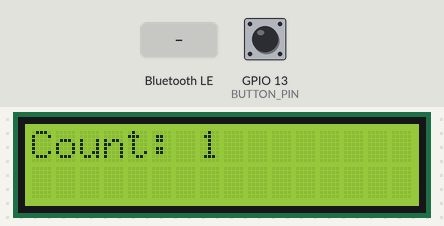
Bench run of a sketch on a simulated ESP32. On the bench: 16×2 character LCD. Inputs (shaded band) come from the test bench; at power-on: GPIO 13 (BUTTON_PIN) HIGH. Nothing arrives over Bluetooth unless stated; a phone connects over Bluetooth LE 3 s after start.

Above: at 1.2 s.
1.3 s: GPIO 13 (BUTTON_PIN) pulled LOW for 0.15 s
At 2.4 s:
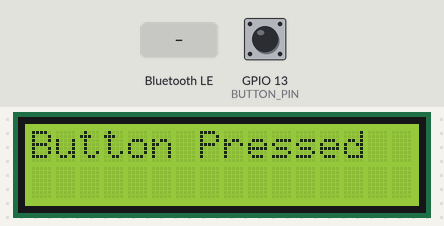
4.4 s: Bluetooth LE write "1" received
At 5.3 s:
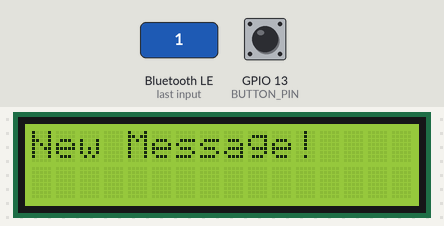
7.4 s: GPIO 13 (BUTTON_PIN) pulled LOW for 1 s
At 8.2 s:
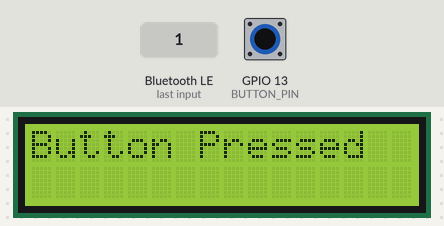
Timing chart, 0 to 10.4 s (numbered marks = the images above; inputs shaded):
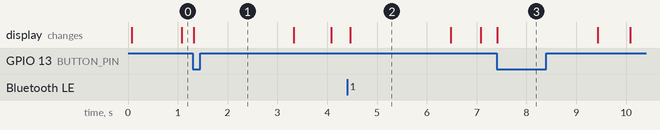

The sketch:

Kalisi_EE590_Lab4_BLE.ino
```cpp
/**
 * @file EE_590_Lab4_BLE.ino
 *
 * @mainpage EE 590 Lab 4 BLE
 *
 * @section description Description
 * This sketch holds the implementation corresponding to the Lab document for task 3.
 * Lab 4 arduino ESP 32 File.
 *
 * @section circuit Circuit
 * - LCD connected to SDA an SCL at pin 20 and 21.
 * - Button connected to pin 13
 *
 * @section libraries Libraries
 * - arduino-esp32 (https://github.com/espressif/arduino-esp32)
 * - Arduino BLE
 * - Wire
 * - LiquidCrystal_I2C
 *
 * @section notes Notes
 * - Comments are Doxygen compatible.
 *
 * @section date DATE
 * 05/25/25
 *
 * @section author Author
 * Last Modified by Sai Jayanth Kalisi on 05/25/2025.
 */
#include <BLE2902.h>            ///< Required for BLE handling which Device, Utils and Server file to use, since i have a few files called such, requires to be first
#include <BLEDevice.h>          ///< Required for BLE Device handling
#include <BLEUtils.h>           ///< Required for BLE
#include <BLEServer.h>          ///< Required for BLE Server Handling
#include "Wire.h"               ///< Required for I2C
#include <LiquidCrystal_I2C.h>  ///< Required for quick LCD handling

// ========== CONSTS and DEFINEs =========== //
// Generate random Service and Characteristic UUIDs: https://www.uuidgenerator.net/

#define SERVICE_UUID        "abac6fe4-7fce-47a5-bc1b-85f92ecd786b" ///< Service UUID
#define CHARACTERISTIC_UUID "d7b62563-544f-4e33-9251-f29577256ead" ///< Characteristic UUID
#define BUTTON_PIN 13                                              ///< Push Button Pin

// ========== GLOBALs =========== //
LiquidCrystal_I2C lcd(0x27, 16, 2); ///< LCD Pre-initialization

volatile bool newMessageReceived = false; //< Checks if new message has been received from the BLE
hw_timer_t * timer = NULL; ///< timer pre-initialized to null. Will be updated in setup
portMUX_TYPE timerMux = portMUX_INITIALIZER_UNLOCKED; ///< Assuming we need a mutex for timer stuff. Asked Gokul. Said should be fine

volatile unsigned long counter = 0;     ///< current count
volatile bool updateDisplay = true;     ///< whether to update the display, flag
volatile bool buttonInterrupt = false;  ///< whether an interrupt took place with regard to buttons, flag
volatile bool bleInterrupt = false;     ///< whether an interrupt took place with regard to ble, flag

// ========== ISRs =========== //
// ==============> TODO: Write your timer ISR here.

/**
 * Name: onTimer
 * @brief ISR to handle counter update on timer interrupt call
 * @details enters mutex, ensures counter cannot be updated by anything else. updates it and then exits.
 */
void IRAM_ATTR onTimer() {
  portENTER_CRITICAL_ISR(&timerMux);
  if (updateDisplay) counter++;
  portEXIT_CRITICAL_ISR(&timerMux);
}

// ==============> TODO: Create an ISR function to handle button press here.
/**
 * Name: onButtonPress
 * @brief ISR to handle button press flag setting on button interrupt call
 */
void IRAM_ATTR onButtonPress() {
  buttonInterrupt = true;
}

// ========== CLASSs =========== //
/**
 * Name: onWrite
 * @brief Callback from BLE if written, will set flag to true. Used as ISR
 */
class MyCallbacks: public BLECharacteristicCallbacks {
   void onWrite(BLECharacteristic *pCharacteristic) {
     // =========> TODO: This callback function will be invoked when signal is
     // 		     received over BLE. Implement the necessary functionality that
     //		     will trigger the message to the LCD.
     bleInterrupt = true;
   }
};

/**
 * Name: setup
 * @brief sets up bluetooth, LCD, timer and button
 * @details sets up bluetooth with given name, as expected in the Lab 4 documentation
 */
void setup() {
  BLEDevice::init("SJK_ESP32");
  BLEServer *pServer = BLEDevice::createServer();
  BLEService *pService = pServer->createService(SERVICE_UUID);
  BLECharacteristic *pCharacteristic = pService->createCharacteristic(CHARACTERISTIC_UUID, BLECharacteristic::PROPERTY_READ | BLECharacteristic::PROPERTY_WRITE);

  pCharacteristic->setCallbacks(new MyCallbacks());
  pService->start();
  BLEAdvertising *pAdvertising = pServer->getAdvertising();
  pAdvertising->start();

   // =========> TODO: Initialize LCD display
  Wire.begin(20, 21);
  lcd.init();
  lcd.clear();
  lcd.backlight();
  lcd.setCursor(0, 0);

   // =========> TODO: create a timer, attach an interrupt, set an alarm which will
   //                  update the counter every second.
  timer = timerBegin(100000);
  timerAttachInterrupt(timer, &onTimer);
  timerAlarm(timer, 100000, true, 0);

    // ========> TODO: Set button pin as input and attach an interrupt
  pinMode(BUTTON_PIN, INPUT_PULLUP);
  attachInterrupt(digitalPinToInterrupt(BUTTON_PIN), onButtonPress, FALLING);
}

/**
 * Name: loop
 * @brief Equivalent to while (1) in main. Checks three things each time, if it needs to update, if it has been interrupted via BLE, or via Button Press
 */
void loop() {
 // =========> TODO: Print out an incrementing counter to the LCD.
 //                  If a signal has been received over BLE, print out “New
 //                  Message!” on the LCD.
 //                  If the button has been pressed, print out "Button Pressed"
 //                  on the LCD.
 static unsigned long lastDisplayed = -1;

  // Display counter if changed
  if (updateDisplay && counter != lastDisplayed) {
    lastDisplayed = counter;
    lcd.clear();
    lcd.setCursor(0, 0);
    lcd.print("Count: ");
    lcd.setCursor(7, 0);
    lcd.print(counter);
  }

  // Handle button press
  if (buttonInterrupt) {
    updateDisplay = false;
    lcd.clear();
    lcd.setCursor(0, 0);
    lcd.print("Button Pressed");
    delay(2000);
    buttonInterrupt = false;
    updateDisplay = true;
    lastDisplayed = -1; // Force update
  }

  // Handle BLE message
  if (bleInterrupt) {
    updateDisplay = false;
    lcd.clear();
    lcd.setCursor(0, 0);
    lcd.print("New Message!");
    delay(2000);
    bleInterrupt = false;
    updateDisplay = true;
    lastDisplayed = -1; // Force update
  }

  delayMicroseconds(1000);  // Small delay to reduce CPU load
}
```

Measured:
- after the input at 1.3 s, the display: changes at once (image 1)
- after the input at 4.4 s, the display: changes after 0.07 s (image 2)
- after the input at 7.4 s, the display: changes at once (image 3)
- what the display in image 2 shows lasts 2.0 s, from 4.5 s to 6.5 s
